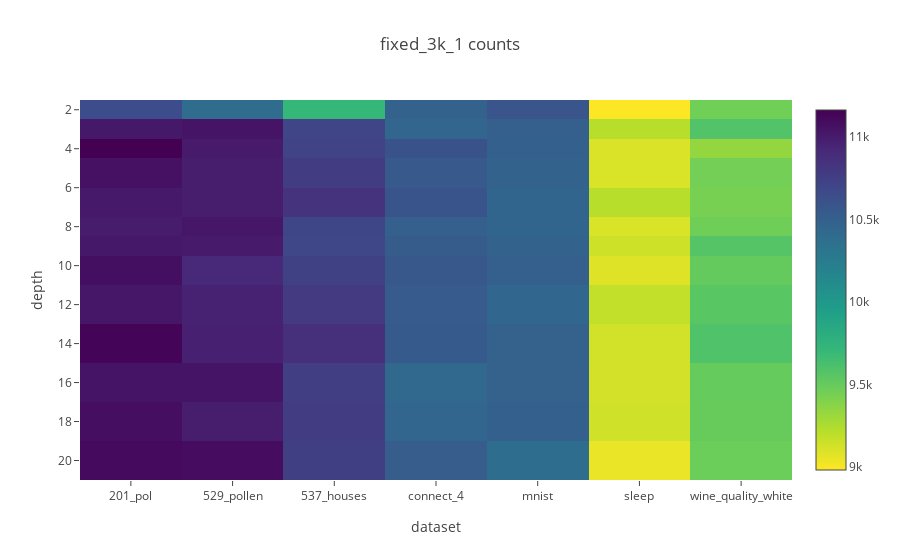

Here is the notebook cell this chart was saved with:
### Markdown cell above
We see that fixed_3k_0 has largely completed, whereas fixed_3k_1 has many combinations of parameters which have only completed 10-15 iterations.

```
fixed_3k_0 = {
    "dataset":["201_pol", "529_pollen", "wine_quality_white", "537_houses", "connect_4", "mnist", "sleep"],
    "label_noise": 0.0,
    "learning_rate": 0.001,
    "residual_mode": [none, full]
}
```

```
fixed_3k_1 = {
    "dataset":["201_pol", "529_pollen", "wine_quality_white", "537_houses", "connect_4", "mnist", "sleep"],
    "label_noise": [0, 0.05, 0.1, 0.13, 0.2],
    "learning_rate": [0.0001, 0.001],
    "residual_mode": none
}
```



### Progress of fixed_3k_1

### Code cell
data = df[df["group"] == "fixed_3k_1"].groupby(["depth","dataset"]).sum()["count"].unstack()

px.imshow(data,
         title="fixed_3k_1 counts")

### Figure 1 — Plotly figure (JSON) as saved in the notebook; plotly's stock layout.template omitted (floating-point values rounded to 4 significant figures)
{"data": [{"coloraxis": "coloraxis", "hovertemplate": "dataset: %{x}<br>depth: %{y}<br>color: %{z}<extra></extra>", "name": "0", "type": "heatmap", "x": ["201_pol", "529_pollen", "537_houses", "connect_4", "mnist", "sleep", "wine_quality_white"], "xaxis": "x", "y": [2, 3, 4, 5, 7, 8, 9, 10, 12, 14, 16, 18, 20], "yaxis": "y", "z": [[10654, 10397, 9707, 10477, 10586, 8982, 9459], [11018, 11043, 10708, 10454, 10510, 9216, 9587], [11163, 11009, 10722, 10607, 10499, 9101, 9339], [11063, 10992, 10771, 10550, 10476, 9102, 9448], [11015, 10988, 10843, 10592, 10456, 9221, 9436], [10998, 11028, 10700, 10507, 10458, 9103, 9466], [11023, 11006, 10693, 10526, 10477, 9142, 9577], [11074, 10910, 10734, 10572, 10502, 9083, 9504], [11031, 10963, 10789, 10534, 10442, 9180, 9554], [11143, 10969, 10862, 10545, 10484, 9127, 9596], [11044, 11044, 10757, 10434, 10486, 9125, 9500], [11081, 10990, 10770, 10451, 10496, 9133, 9496], [11104, 11092, 10752, 10524, 10394, 9045, 9479]]}], "layout": {"coloraxis": {"colorscale": [[0, "#fde725"], [0.1111, "#b5de2b"], [0.2222, "#6ece58"], [0.3333, "#35b779"], [0.4444, "#1f9e89"], [0.5556, "#26828e"], [0.6667, "#31688e"], [0.7778, "#3e4989"], [0.8889, "#482878"], [1, "#440154"]]}, "title": {"text": "fixed_3k_1 counts"}, "xaxis": {"anchor": "y", "constrain": "domain", "domain": [0, 1], "scaleanchor": "y", "title": {"text": "dataset"}}, "yaxis": {"anchor": "x", "autorange": "reversed", "constrain": "domain", "domain": [0, 1], "title": {"text": "depth"}}}}
